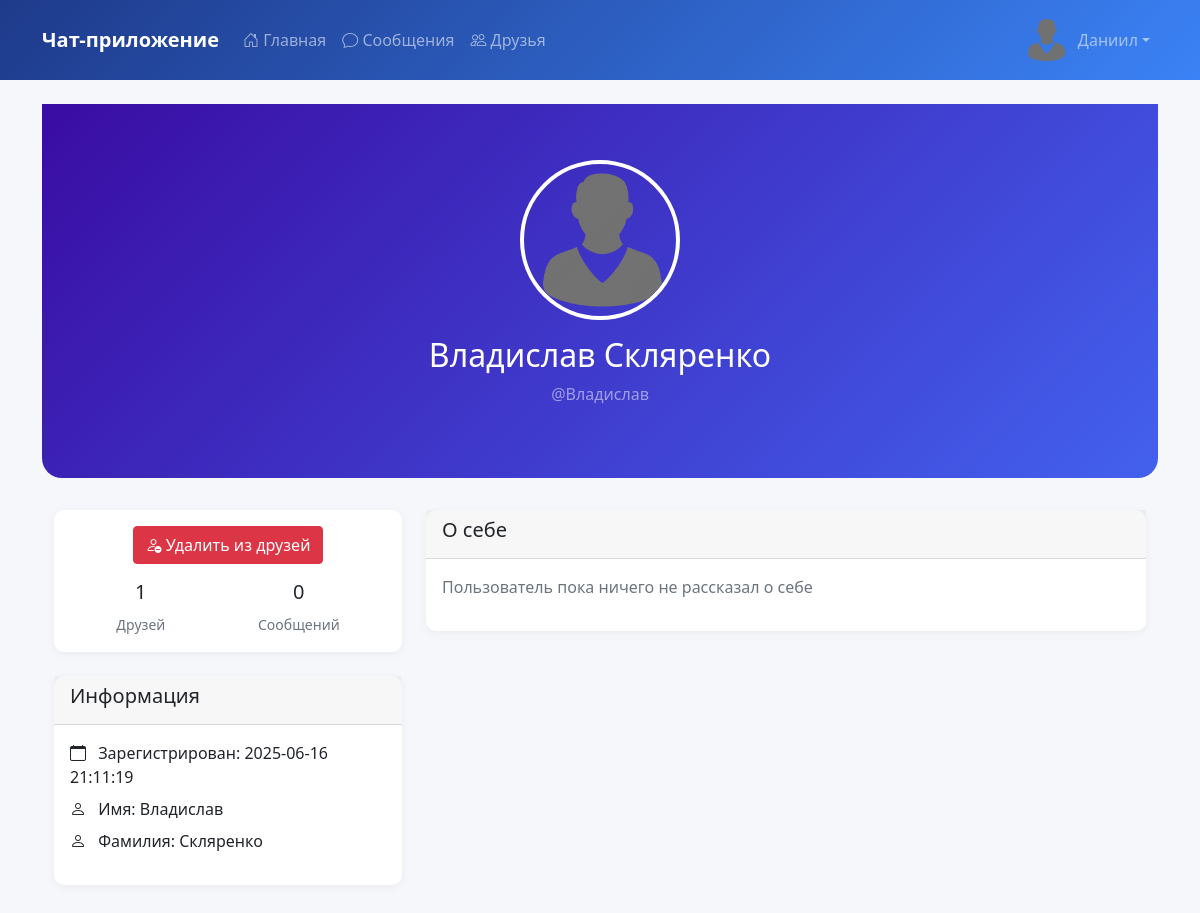
Page /profile/Владислав (signed in) on the committed database.
### tables this page shows
CREATE TABLE users (
        id INTEGER PRIMARY KEY AUTOINCREMENT,
        username TEXT UNIQUE NOT NULL,
        password TEXT NOT NULL,
        first_name TEXT,
        last_name TEXT,
        about TEXT,
        avatar TEXT DEFAULT 'default_avatar.png',
        registered_at TIMESTAMP DEFAULT CURRENT_TIMESTAMP
    );

### app.py (the view)
@app.route('/profile/<username>')
def profile(username):
    if 'user_id' not in session:
        return redirect(url_for('login'))
    conn = get_db_connection()
    user = conn.execute('SELECT * FROM users WHERE username = ?', (username,)).fetchone()
    if not user:
        conn.close()
        flash('Пользователь не найден', 'danger')
        return redirect(url_for('index'))
    friendship_status = None
    if user['id'] != session['user_id']:
        friendship = conn.execute('''
            SELECT * FROM friends
            WHERE (user_id = ? AND friend_id = ?) OR (user_id = ? AND friend_id = ?)
        ''', (session['user_id'], user['id'], user['id'], session['user_id'])).fetchone()
        if friendship:
            friendship_status = friendship['status']
    friends_count = conn.execute('''
        SELECT COUNT(*) FROM friends
        WHERE (user_id = ? OR friend_id = ?) AND status = 'accepted'
    ''', (user['id'], user['id'])).fetchone()[0]
    conn.close()
    return render_template('profile.html',
                         user=user,
                         is_own_profile=(user['id'] == session['user_id']),
                         friendship_status=friendship_status,
                         friends_count=friends_count)

### app.py (called while the page is built)
def get_db_connection():
    conn = sqlite3.connect('database.db')
    conn.row_factory = sqlite3.Row
    return conn

### templates/profile.html (shortened to what this page needs)
{% extends "base.html" %}
{% block content %}
<div class="profile-header">
    <div class="container text-center py-4">
        <img src="{{ url_for('static', filename='img/avatars/' + user.avatar) }}"
             class="avatar-xl rounded-circle border border-4 border-white">
        <h2 class="text-white mt-3">{{ user.first_name }} {{ user.last_name }}</h2>
        <p class="text-white-50">@{{ user.username }}</p>
    </div>
</div>
<div class="container mt-4">
    <div class="row">
        <div class="col-md-4">
            <div class="card mb-4">
                <div class="card-body text-center">
                    {% if is_own_profile %}
                        <a href="{{ url_for('edit_profile') }}" class="btn btn-primary mb-3">
                            <i class="bi bi-pencil"></i> Редактировать
                        </a>
                    {% else %}
                        {% if friendship_status == 'accepted' %}
                            <form method="POST" action="{{ url_for('remove_friend', friend_id=user.id) }}">
                                <button type="submit" class="btn btn-danger mb-3">
                                    <i class="bi bi-person-dash"></i> Удалить из друзей
                                </button>
                            </form>
                        {% elif friendship_status == 'pending' %}
                            <button class="btn btn-secondary mb-3" disabled>
                                <i class="bi bi-clock-history"></i> Запрос отправлен
                            </button>
                        {% endif %}
                    {% endif %}
                    <div class="d-flex justify-content-around">
                        <div class="text-center">
                            <div class="h5">{{ friends_count }}</div>
                            <small class="text-muted">Друзей</small>
                        </div>
                        <div class="text-center">
                            <div class="h5">0</div>
                            <small class="text-muted">Сообщений</small>
                        </div>
                    </div>
                </div>
            </div>
            <div class="card mb-4">
                <div class="card-header">
                    <h5>Информация</h5>
                </div>
                <div class="card-body">
                    <ul class="list-unstyled">
                        <li class="mb-2">
                            <i class="bi bi-calendar me-2"></i>
                            Зарегистрирован: {{ user.registered_at }}
                        </li>
                        {% if user.first_name %}
                        <li class="mb-2">
                            <i class="bi bi-person me-2"></i>
                            Имя: {{ user.first_name }}
                        </li>
                        {% endif %}
                        {% if user.last_name %}
                        <li class="mb-2">
                            <i class="bi bi-person me-2"></i>
                            Фамилия: {{ user.last_name }}
                        </li>
                        {% endif %}
                    </ul>
                </div>
            </div>
        </div>
        <div class="col-md-8">
            <div class="card mb-4">
                <div class="card-header">
                    <h5>О себе</h5>
                </div>
                <div class="card-body">
                    {% if user.about %}
                        <p>{{ user.about }}</p>
                    {% else %}
                        <p class="text-muted">Пользователь пока ничего не рассказал о себе</p>
                    {% endif %}
                </div>
            </div>
        </div>
    </div>
</div>
{% endblock %}

### templates/base.html (shortened to what this page needs)
<!DOCTYPE html>
<html lang="ru">
<head>
    <link href="https://cdn.jsdelivr.net/npm/bootstrap@5.1.3/dist/css/bootstrap.min.css" rel="stylesheet">
    <link rel="stylesheet" href="https://cdn.jsdelivr.net/npm/bootstrap-icons@1.8.1/font/bootstrap-icons.css">
    <link rel="stylesheet" href="{{ url_for('static', filename='css/style.css') }}">
</head>
<body>
    <nav class="navbar navbar-expand-lg navbar-dark" style="background: linear-gradient(135deg, #1e3a8a, #3b82f6);">
        <div class="container">
            <a class="navbar-brand fw-bold" href="{{ url_for('index') }}">Чат-приложение</a>
            <div class="collapse navbar-collapse" id="navbarNav">
                <ul class="navbar-nav me-auto">
                    {% if 'user_id' in session %}
                    <li class="nav-item">
                        <a class="nav-link" href="{{ url_for('index') }}"><i class="bi bi-house-door"></i> Главная</a>
                    </li>
                    <li class="nav-item">
                        <a class="nav-link" href="{{ url_for('messages') }}"><i class="bi bi-chat"></i> Сообщения</a>
                    </li>
                    <li class="nav-item">
                        <a class="nav-link" href="{{ url_for('friends_list') }}"><i class="bi bi-people"></i> Друзья</a>
                    </li>
                    {% endif %}
                </ul>
                <ul class="navbar-nav">
                    {% if 'user_id' in session %}
                    <li class="nav-item dropdown">
                        <a class="nav-link dropdown-toggle d-flex align-items-center" href="#" id="navbarDropdown" role="button" data-bs-toggle="dropdown">
                            <img src="{{ url_for('static', filename='img/avatars/' + (user.avatar if user else 'default_avatar.png')) }}" class="rounded-circle avatar-sm me-2">
                            <span>{{ session['username'] }}</span>
                        </a>
                    </li>
                    {% endif %}
                </ul>
            </div>
        </div>
    </nav>
    <div class="container my-4">
        {% block content %}{% endblock %}
    </div>
</body>
</html>

### static/css/style.css (style rules this page uses)
:root { --primary: #4361ee; --primary-dark: #3a0ca3; --secondary: #3f37c9; --light: #f8f9fa; --dark: #212529; }
body { background-color: #f5f7fb; font-family: 'Segoe UI', Tahoma, Geneva, Verdana, sans-serif; }
.avatar-sm { width: 48px; height: 48px; }
.avatar-xl { width: 160px; height: 160px; }
.card { border: none; border-radius: 10px; box-shadow: 0 2px 10px rgba(0,0,0,0.05); transition: all 0.3s ease; }
.profile-header { background: linear-gradient(135deg, var(--primary-dark), var(--primary)); color: white; padding: 2rem 0; margin-bottom: 2rem; border-radius: 0 0 20px 20px; }

### rows in the picture
users: avatar (placeholder picture), first_name "Владислав", last_name "Скляренко", username "Владислав", registered_at "2025-06-16 21:11:19"

### other values in the picture
{{ session['username'] }} "Даниил"
{{ friends_count }} "1"
